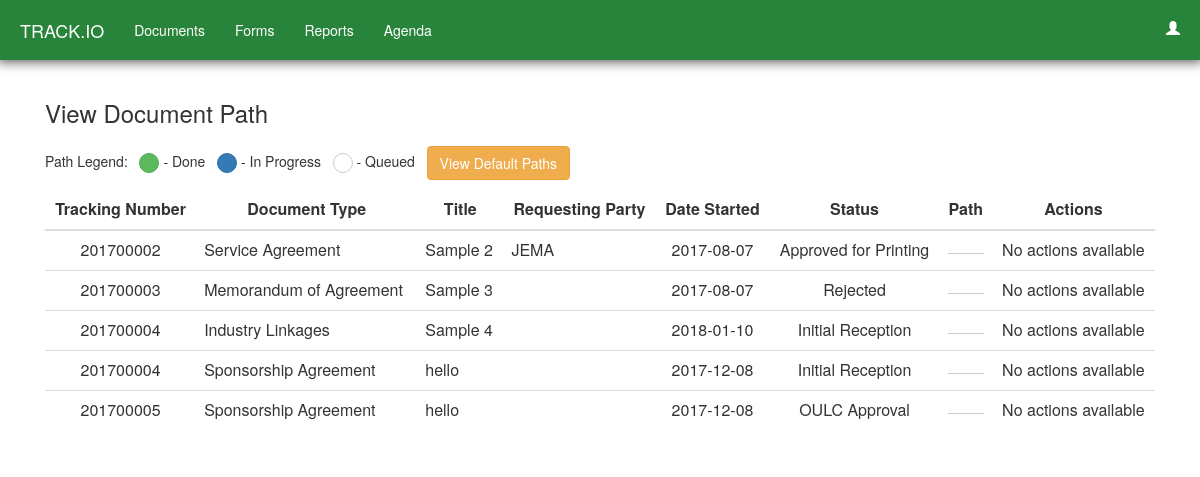
The app's page /pathview.php with its own data.
### tables this page shows
CREATE TABLE `documents` (
  `trackingNumber` int(11) NOT NULL,
  `requestingPartyID` int(11) DEFAULT NULL,
  `title` varchar(45) NOT NULL,
  `type` varchar(3) NOT NULL,
  `processingType` varchar(3) NOT NULL,
  `scope` varchar(45) NOT NULL,
  `startingDate` date NOT NULL,
  `amount` float DEFAULT NULL,
  `summary` varchar(50) DEFAULT NULL,
  `remarks` varchar(50) DEFAULT NULL,
  `duration` varchar(10) DEFAULT NULL,
  `annotationTrackingNumber` int(11) DEFAULT NULL,
  `revisionTrackingNumber` int(11) DEFAULT NULL,
  `status` varchar(3) NOT NULL,
  `dateApproved` date DEFAULT NULL,
  `dateSubmissionOfFinalCopy` date DEFAULT NULL,
  `finalComments` longtext,
  `store_safe` int(3) NOT NULL DEFAULT '1',
  PRIMARY KEY (`trackingNumber`,`type`,`processingType`,`status`),
  KEY `fk_documents_requesting_party1_idx` (`requestingPartyID`),
  KEY `fk_documents_doc_type_ref1_idx` (`type`),
  KEY `fk_documents_status_ref1_idx` (`status`),
  KEY `fk_documents_process_type_ref1_idx` (`processingType`),
  KEY `fk_docu_title` (`title`),
  CONSTRAINT `fk_documents_doc_type_ref1` FOREIGN KEY (`type`) REFERENCES `doc_type_ref` (`code`) ON DELETE NO ACTION ON UPDATE NO ACTION,
  CONSTRAINT `fk_documents_process_type_ref1` FOREIGN KEY (`processingType`) REFERENCES `process_type_ref` (`code`) ON DELETE NO ACTION ON UPDATE NO ACTION,
  CONSTRAINT `fk_documents_requesting_party1` FOREIGN KEY (`requestingPartyID`) REFERENCES `requesting_party` (`idNumber`) ON DELETE NO ACTION ON UPDATE NO ACTION,
  CONSTRAINT `fk_documents_status_ref1` FOREIGN KEY (`status`) REFERENCES `status_ref` (`code`) ON DELETE NO ACTION ON UPDATE NO ACTION
);

CREATE TABLE `doc_type_ref` (
  `code` varchar(5) NOT NULL,
  `description` varchar(45) NOT NULL,
  PRIMARY KEY (`code`)
);

CREATE TABLE `requesting_party` (
  `college` varchar(6) NOT NULL,
  `department` varchar(45) DEFAULT NULL,
  `name` varchar(45) DEFAULT NULL,
  `contactPerson` varchar(45) NOT NULL,
  `email` varchar(50) NOT NULL,
  `idNumber` int(11) NOT NULL,
  PRIMARY KEY (`idNumber`)
);

CREATE TABLE `status_ref` (
  `code` varchar(5) NOT NULL,
  `description` varchar(45) NOT NULL,
  PRIMARY KEY (`code`)
);

### pathview.php (the view, shortened to what this page needs)
<html>
	<head>
		<link rel="stylesheet" href="https://maxcdn.bootstrapcdn.com/bootstrap/3.3.7/css/bootstrap.min.css">
	</head>
	<?php
		require_once('mysql_connect.php');
		$usertype = $_SESSION['usertype'];
		$username = $_SESSION['username'];
	?>
	<body>
		<header>
			<nav class="navbar navbar-fixed-top">
				<div class="container-fluid">
					<div class="navbar-header">
						<a class="navbar-brand" href="home.php" style="color: white">TRACK.IO</a>
					</div>
					<div class="collapse navbar-collapse" id="bs-example-navbar-collapse-1">
						<ul class="nav navbar-nav navbar-left">
							<li class="dropdown"><a class="dropdown-toggle" data-toggle="dropdown">Documents</a>
							</li>
							<li class="dropdown"><a class="dropdown-toggle" data-toggle="dropdown">Forms</a>
							</li>
							<li class="dropdown"><a class="dropdown-toggle" data-toggle="dropdown">Reports</a>
							</li>
							<?php if ($usertype != '105') { echo '<li><a href="agendaview.php">Agenda</a></li>'; } ?>
						</ul>
						<div class="collapse navbar-collapse" id="bs-example-navbar-collapse-1">
							<ul class="nav navbar-nav navbar-right">
								<li class="dropdown"><a class="dropdown-toggle" data-toggle="dropdown"><span class="glyphicon glyphicon-user"></span><?php echo " " . $username; ?></a>
								</li>
							</ul>
						</div>
					</div>
				</div>
			</nav>
		</header>
		<div class="container">
			<h3>View Document Path</h3>
			<div class = "row">
				<div class="col-sm-6">
					<h5>Path Legend: &nbsp
					<button type='button' class='btn btn-success btn-circle btn-disable' style="width: 20; height: 20"></button> - Done &nbsp
					<button type='button' class='btn btn-primary btn-circle btn-disable' style="width: 20; height: 20"></button> - In Progress &nbsp
					<button type='button' class='btn btn-default btn-circle btn-disable' style="width: 20; height: 20"></button> - Queued &nbsp
					<a href="defaultpathview.php"><button type="button" class="btn btn-warning btn-md">View Default Paths</button></a>
				</div>
			</div>
			<table class="table table-hover">
				<thead>
					<tr>
						<th style='text-align: center;'>Tracking Number</th>
						<th style='text-align: center;'>Document Type</th>
						<th style='text-align: center;'>Title</th>
						<th style='text-align: center;'>Requesting Party</th>
						<th style='text-align: center;'>Date Started</th>
						<th style='text-align: center;'>Status</th>
						<th style='text-align: center;'>Path</th>
						<th style='text-align: center;'>Actions</th>
					</tr>
				</thead>
				<tbody>
					<?php
						$query = "SELECT d.trackingNumber, d.title, rp.name, d.startingDate, sr.description AS 'status', dtr.description AS 'type'
									FROM documents d
									JOIN requesting_party rp ON rp.idNumber = d.requestingPartyID
									JOIN status_ref sr ON sr.code = d.status
									JOIN doc_type_ref dtr ON dtr.code = d.type;";
						$result = mysqli_query($dbc, $query);
						while ($row = $result->fetch_assoc())
						{
							echo "<tr>
								<td style='text-align: center;'>".$row['trackingNumber']."</td>
								<td style='text-align: left;'>".$row['type']."</td>
								<td style='text-align: left;'>".$row['title']."</td>
								<td style='text-align: left;'>".$row['name']."</td>
								<td style='text-align: center;'>".$row['startingDate']."</td>
								<td style='text-align: center;'>".$row['status']."</td>
								<td><div class='stepwizard'><div class='stepwizard-row'>";
							echo "</div></div></td>";
							if ($usertype == 101)
							{
								echo "<td style='text-align: center; padding-top: 17px;'><span class='label label-warning'><a href='patheditor.php?tr=".$row['trackingNumber']."&t=".$row['title']."&d=".$row['startingDate']."&mode=1' style='color: white'>Edit Path</a></span></td></tr>";
							}
							else
							{
								echo "<td style='text-align: center;'>No actions available</td></tr>";
							}
						}
					?>
				</tbody>
			</table>
		</div>
	</body>
</html>

### pathview.php (style rules this page uses)
body { background-color: white; }
.container { padding-top: 80px; width: 95%; }
.navbar { background-color: #29843b; border-width: 5px; border-radius: 0px; -webkit-box-shadow: 0px -2px 12px 3px rgba(0,0,0,0.75); -moz-box-shadow: 0px -2px 12px 3px rgba(0,0,0,0.75); box-shadow: 0px -2px 12px 3px rgba(0,0,0,0.75); }
.navbar .nav > li > a, .navbar .nav > li > a { color: white; text-shadow: none; }
.navbar .nav > .dropdown > a, .navbar .nav > .dropdown > a:hover, .navbar .nav > .dropdown > a:focus { background-color: transparent; }
.btn-circle { height: 30px; text-align: center; padding: 2px 5px 0px 5px; font-size: 12px; line-height: 1.428571429; border-radius: 15px; }
.btn-disable { pointer-events: none; }

### records on screen
documents: trackingNumber "201700002", type.description "Service Agreement", title "Sample 2", requestingPartyID.name "JEMA", startingDate "2017-08-07", status.description "Approved for Printing"
documents: trackingNumber "201700003", type.description "Memorandum of Agreement", title "Sample 3", startingDate "2017-08-07", status.description "Rejected"
documents: trackingNumber "201700004", type.description "Industry Linkages", title "Sample 4", startingDate "2018-01-10", status.description "Initial Reception"
documents: trackingNumber "201700004", type.description "Sponsorship Agreement", title "hello", startingDate "2017-12-08", status.description "Initial Reception"
documents: trackingNumber "201700005", type.description "Sponsorship Agreement", title "hello", startingDate "2017-12-08", status.description "OULC Approval"
